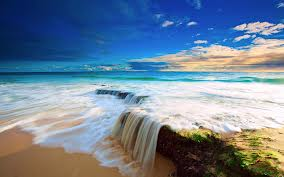
#> input picture image/blue.jpg, 284 x 177 px
$ python customFilters.py
#> lines starting #> are read from the running program, lines starting #| are printed output that depends on the picture
import numpy as np
import cv2
import matplotlib.pyplot as plt

img = cv2.imread("../image/blue.jpg",1)
#> img is the input picture: shape (177, 284, 3); mean B, G, R 150.4, 130.7, 111.8
img = cv2.cvtColor(img,cv2.COLOR_BGR2RGB)

kernal1 = np.ones((5,5),np.float32)/25
kernal2 = np.ones((9,9),np.float32)/81

dst = cv2.filter2D(img,-1,kernal1)
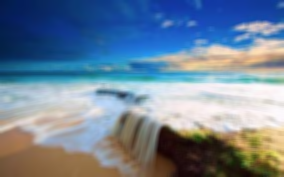
#> dst: shape (177, 284, 3); mean R, G, B 111.8, 130.7, 150.4
dst2 = cv2.filter2D(img,-1,kernal2)
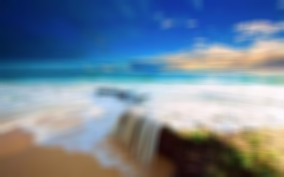
#> dst2: shape (177, 284, 3); mean R, G, B 111.8, 130.7, 150.4

plt.subplot(131)
plt.imshow(img)
plt.title("Original")

plt.subplot(132)
plt.imshow(dst)
plt.title("5 * 5")

plt.subplot(133)
plt.imshow(dst2)
plt.title("9 * 9")

plt.tight_layout()
plt.show()
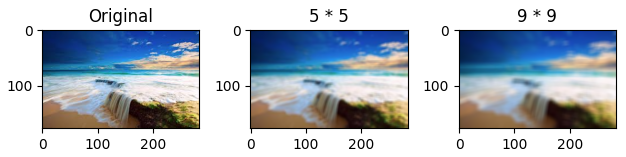
#> figure drawn by matplotlib, 3 panels

$ run again, with image/1.jpg copied over image/blue.jpg
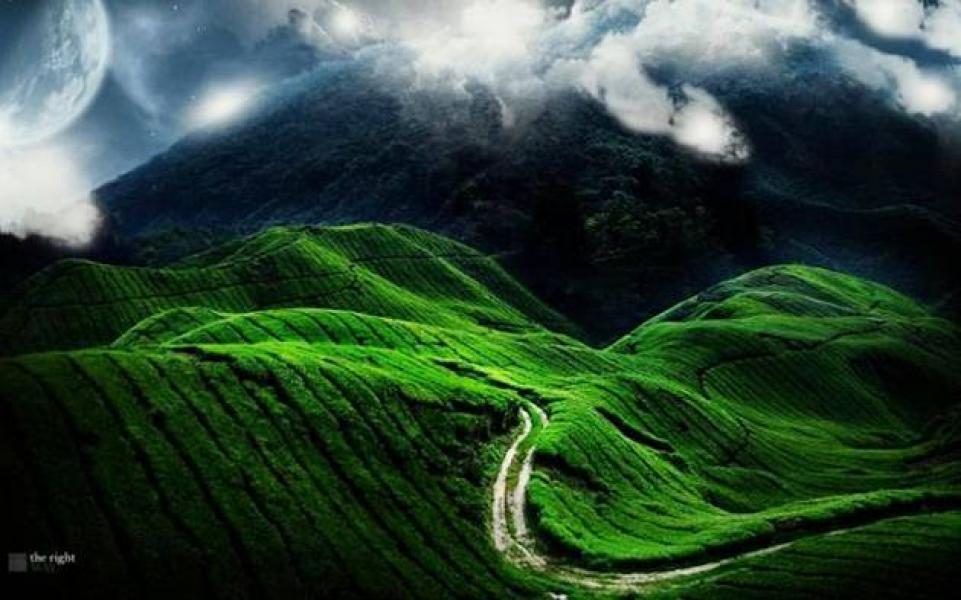
#> input picture image/1.jpg, 961 x 600 px
#> img is the input picture: shape (600, 961, 3); mean B, G, R 53.5, 71.2, 46.6
#> `dst2 = cv2.filter2D(img,-1,kernal2)`:
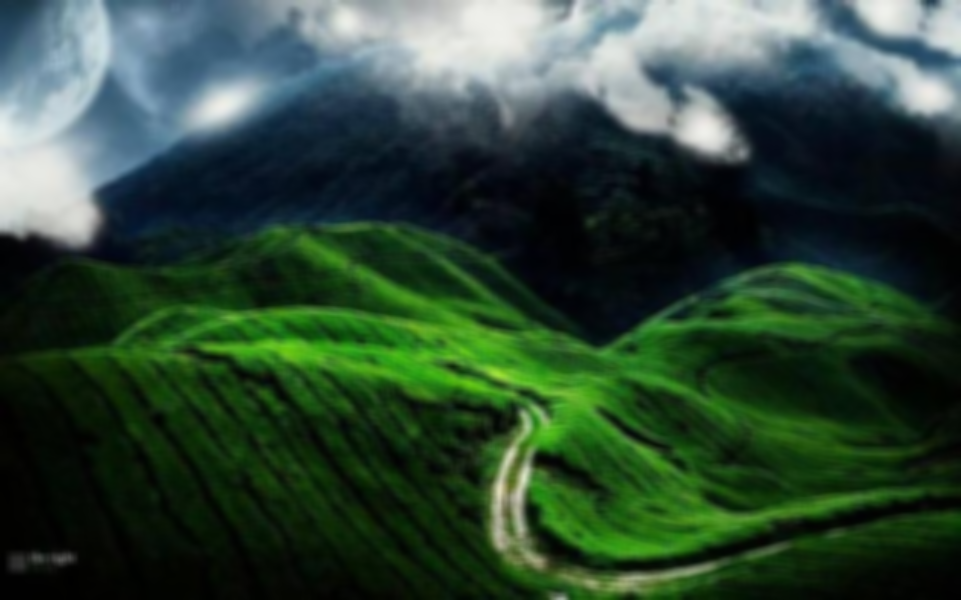
#> dst2: shape (600, 961, 3); mean R, G, B 46.6, 71.2, 53.5
#> `plt.show()`:
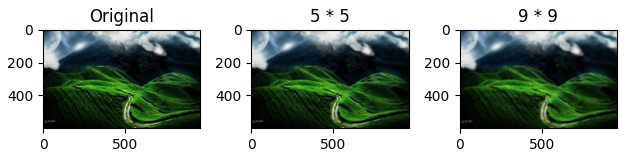
#> figure drawn by matplotlib, 3 panels

$ run again, with image/2.jpg copied over image/blue.jpg
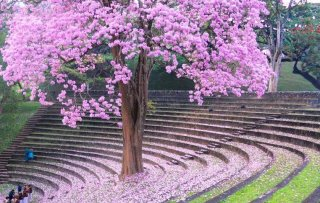
#> input picture image/2.jpg, 320 x 203 px
#> img is the input picture: shape (203, 320, 3); mean B, G, R 145.7, 124.4, 145.9
#> `dst2 = cv2.filter2D(img,-1,kernal2)`:
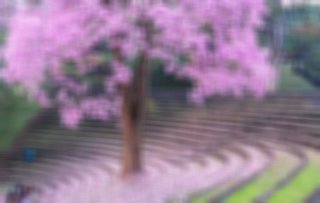
#> dst2: shape (203, 320, 3); mean R, G, B 145.9, 124.5, 145.7
#> `plt.show()`:
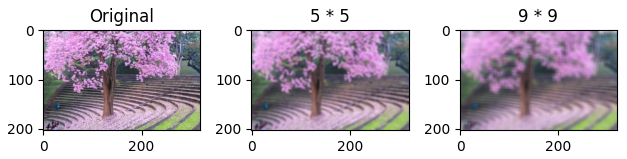
#> figure drawn by matplotlib, 3 panels

$ run again, with image/3.jpg copied over image/blue.jpg
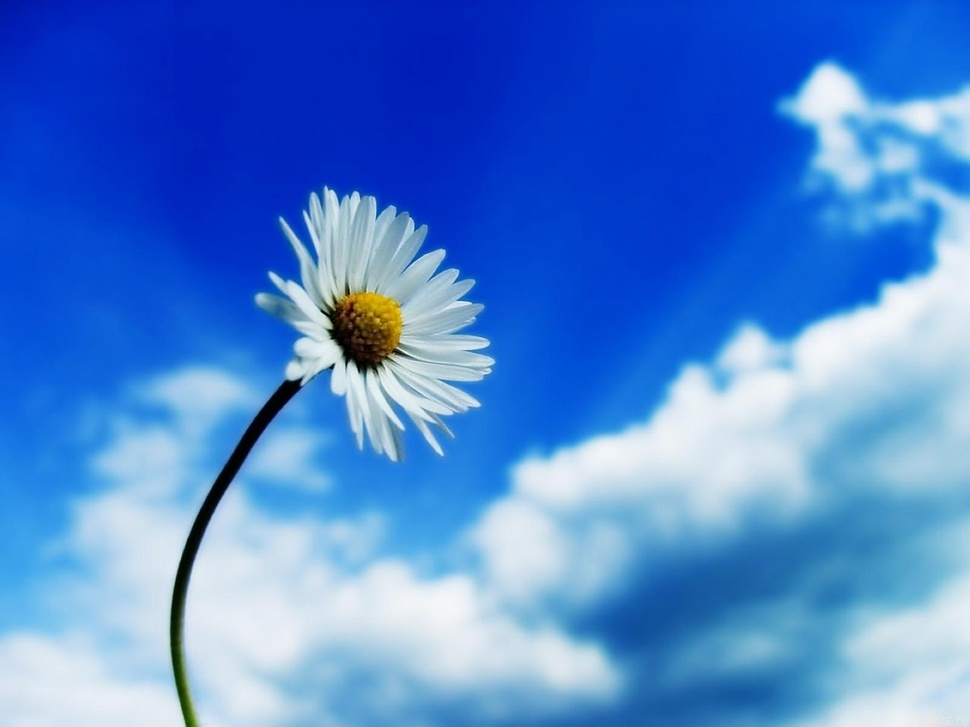
#> input picture image/3.jpg, 970 x 727 px, shrunk from 1600 x 1200 before the run
#> img is the input picture: shape (727, 970, 3); mean B, G, R 210.7, 131.3, 78.5
#> `plt.show()`:
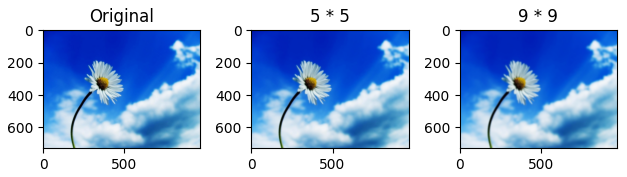
#> figure drawn by matplotlib, 3 panels
